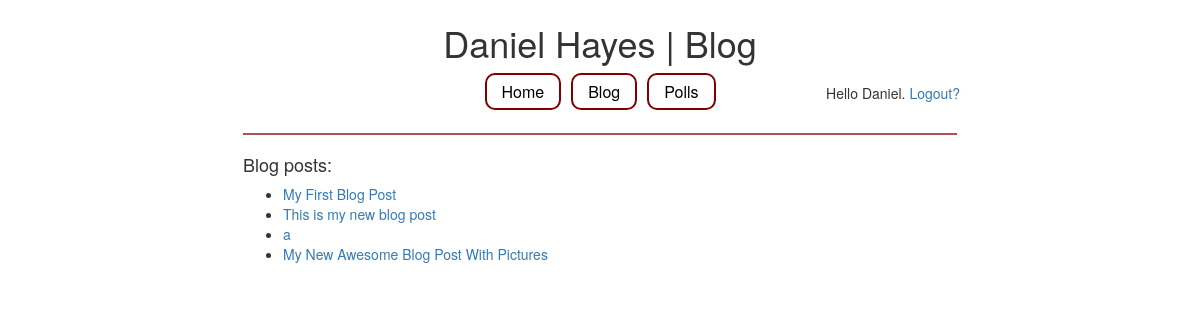
Screenshot of /blog/ (signed in) with the database file from the repository.
### blog/models.py (models this page shows, shortened)
class Post(models.Model):
    author = models.ForeignKey(
        User,
        on_delete=models.CASCADE,
        )
    title = models.CharField(max_length=50)
    slug = models.SlugField(unique=True)
    post = models.TextField()
    pub_date = models.DateTimeField('date published', default=timezone.now)

### blog/views.py (the view)
class IndexView(TemplateView):
    template_name = "blog/blog_index.html"
    def get_context_data(self, **kwargs):
        context = super(IndexView, self).get_context_data(**kwargs)
        context['latest_posts'] = Post.objects.all()
        return context

### blog/templates/blog/blog_index.html
{% extends 'home/base.html' %}
{% block title %}Daniel Hayes | Blog{% endblock title %}
{% block content %}
  <h4>Blog posts:</h4>
  <ul>
    {% for post in latest_posts %}
    <li>
      <a class=post-link href="{% url 'blog:detail' post.slug %}">{{ post.title }}</a>
    </li>
    {% endfor %}
  </ul>
{% endblock content %}

### home/templates/home/base.html (shortened to what this page needs)
{% load static %}
<link rel="stylesheet" href="https://maxcdn.bootstrapcdn.com/bootstrap/3.3.7/css/bootstrap.min.css" />
<link rel="stylesheet" type="text/css" href="{% static 'polls/style.css' %}" />
<!DOCTYPE html>
<html>
<head>
</head>
<body>
  <h1>{% block title %}Daniel Hayes{% endblock %}</h1>
  {% block nav %}
  <nav class=nav>
    <div class=nav-item>
      <a class=nav-item href="{% url 'home:home' %}">Home</a>
    </div>
    <div class=nav-item>
      <a class=nav-item href="{% url 'blog:index' %}">Blog</a>
    </div>
    <div class=nav-item>
      <a class=nav-item href="{% url 'polls:index' %}">Polls</a>
    </div>
  {% if request.user.is_authenticated %}
    <div class=login>
      Hello {{ request.user.username|title }}. <a href="{% url 'logout' %}">Logout?</a>
    </div>
  {% else %}
    <div class=login>
      <a href="{% url 'login' %}">Login</a>
    </div>
  {% endif %}
  </nav>
  {% endblock nav %}
  <hr />
  {% block content %}{% endblock %}
</body>
</html>

### polls/static/polls/style.css (style rules this page uses)
a.nav-item { background-color: white; color: black; border: 2px solid #800000; border-radius: 10px; padding: 5px 15px; font-size: 16px; }
div.nav-item { display: inline-block; width: auto; height: auto; margin-left: 5px; margin-right: 5px; }
div.login { position: absolute; right: 20% }
body { margin: auto; width: 60%; padding: 3px; }
h1 { text-align: center; }
.nav { display: flex; justify-content: center; align-items: center; height: 40px; }
hr { border-top: 2px solid #ac5353; }

### rows the page displays
Post: title "My First Blog Post"
Post: title "This is my new blog post"
Post: title "a"
Post: title "My New Awesome Blog Post With Pictures"

### other values shown
{{ request.user.username|title }} "Daniel"
